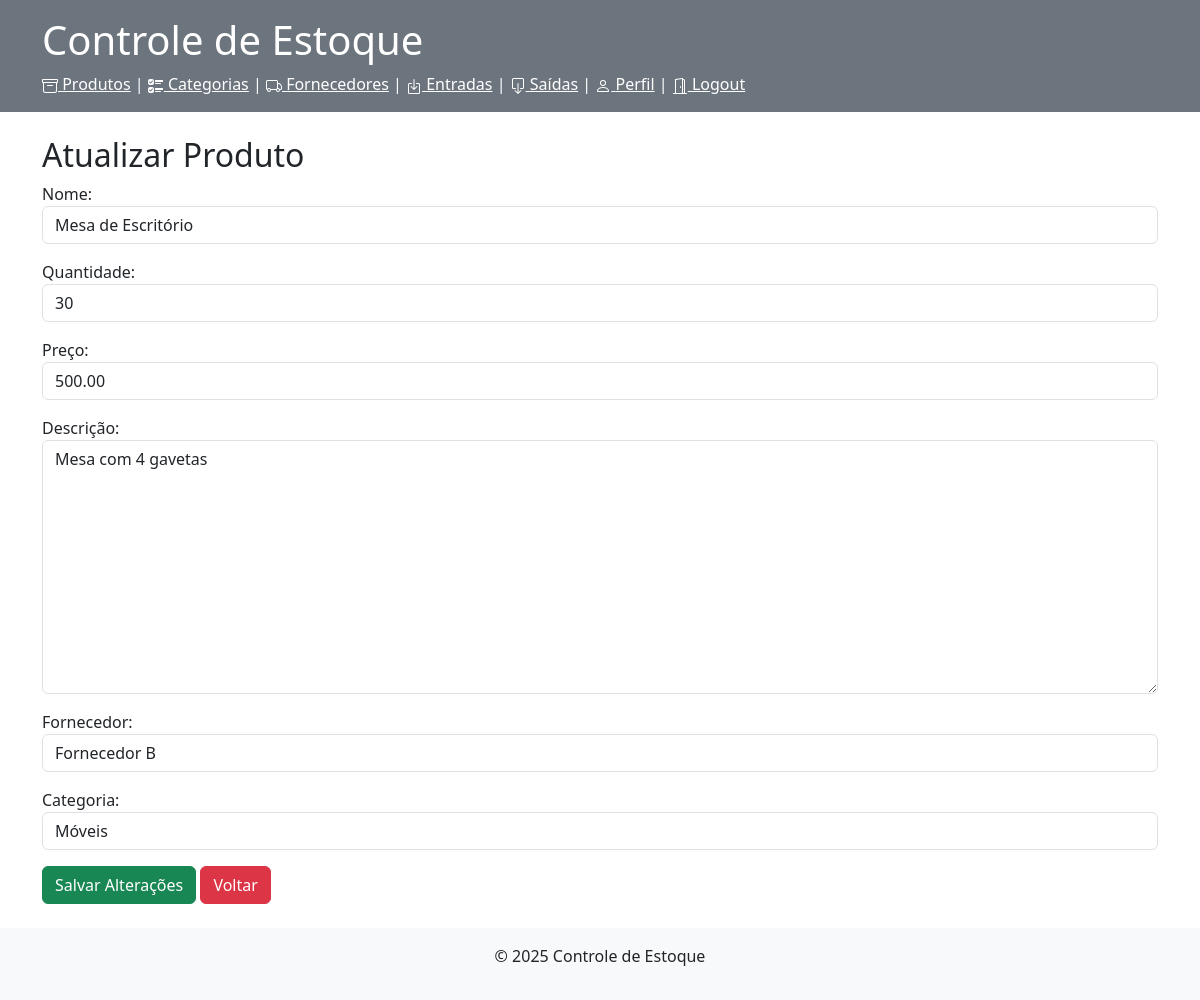
/produtos/editar/2/ (signed in), run on the app's committed database.
### produtos/models.py (models this page shows, shortened)
class Produto(models.Model):
    nome = models.CharField(max_length=100)
    quantidade = models.IntegerField(validators=[MinValueValidator(0)]) #quantidade minima 0
    preco = models.DecimalField(max_digits=10, decimal_places=2)
    descricao = models.CharField(max_length=500, blank=True)
    fornecedor = models.ForeignKey('Fornecedor', on_delete=models.CASCADE)
    categoria = models.ForeignKey('Categoria', on_delete=models.CASCADE)

class Fornecedor(models.Model):
    nome = models.CharField(max_length=100)
    cnpj = models.CharField(max_length=14, unique=True, validators=[validar_cnpj])
    email = models.EmailField()
    telefone = models.CharField(max_length=15)
    endereco = models.CharField(max_length=200)
    cidade = models.CharField(max_length=100)
    estado = models.CharField(max_length=2)
    cep = models.CharField(max_length=8)
    def __str__(self):
        return self.nome

class Categoria(models.Model):
    nome = models.CharField(max_length=100)
    descricao = models.CharField(max_length=500, blank=True)
    def __str__(self):
        return self.nome

### produtos/views.py (the view)
# urls.py: path('produtos/editar/<int:pk>/', atualizar_produto, name='atualizar_produto'),
@login_required
def atualizar_produto(request, pk):
    produto = get_object_or_404(Produto, pk=pk)
    if request.method == 'POST':
        form = ProdutoForm(request.POST, instance=produto)
        if form.is_valid():
            form.save()
            return redirect('listar_produtos')
    else:
        form = ProdutoForm(instance=produto)
        return render(request, 'atualizar_produto.html', {'form': form, 'produto': produto})

### produtos/forms.py
class ProdutoForm(forms.ModelForm):
    class Meta:
        model = Produto
        fields = ['nome', 'quantidade', 'preco', 'descricao', 'fornecedor', 'categoria']
        labels = {
            'nome': 'Nome',
            'quantidade': 'Quantidade',
            'preco': 'Preço',
            'descricao': 'Descrição',
            'fornecedor': 'Fornecedor',
            'categoria': 'Categoria'
        }
        widgets = {
            'nome': forms.TextInput(attrs={'class': 'form-control'}),
            'quantidade': forms.NumberInput(attrs={'class': 'form-control'}),
            'preco': forms.NumberInput(attrs={'class': 'form-control'}),
            'descricao': forms.Textarea(attrs={'class': 'form-control'}),
            'fornecedor': forms.Select(attrs={'class': 'form-control'}),
            'categoria': forms.Select(attrs={'class': 'form-control'})
        }

### produtos/templates/atualizar_produto.html (shortened to what this page needs)
{% extends 'base.html' %}
{% block content %}
    <h2>Atualizar Produto</h2>
    <form method="post">
        {{ form.as_p }}
        <button type="submit" class="btn btn-success">Salvar Alterações</button>
        <a class="btn btn-danger" href="{% url 'listar_produtos' %}">Voltar</a>
    </form>
{% endblock %}

### data on the page
Produto: nome "Mesa de Escritório", quantidade "30", preco "500.00", descricao "Mesa com 4 gavetas", fornecedor "Fornecedor B", categoria "Móveis"
